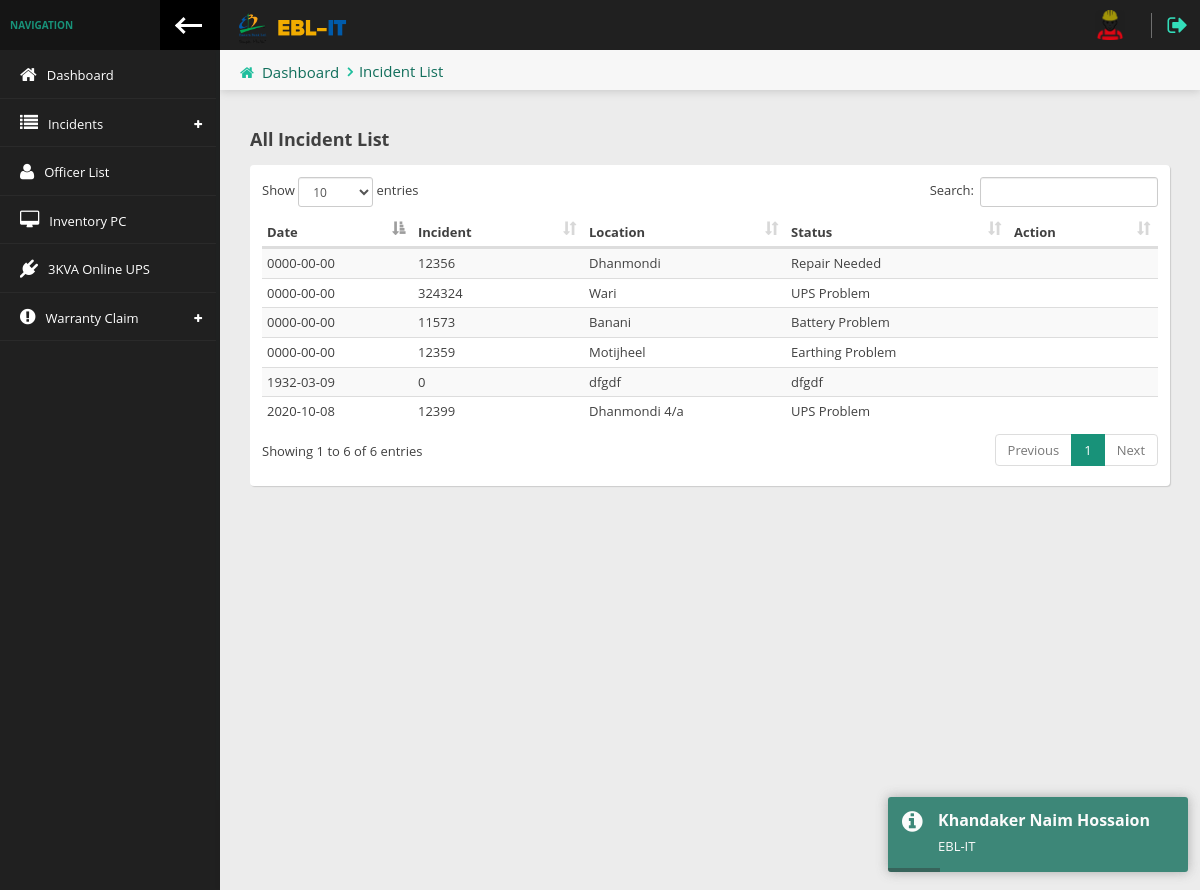
The page /wp-kiosk/incident.php (signed in) on the database its author committed.
### tables this page shows
CREATE TABLE `add_asset` (
  `Sl` tinyint(5) NOT NULL,
  `Date` date NOT NULL,
  `Incident` int(8) NOT NULL,
  `Location` varchar(50) NOT NULL,
  `Status` varchar(50) NOT NULL,
  `Date_Time` timestamp NOT NULL DEFAULT current_timestamp() ON UPDATE current_timestamp()
);

### wp-kiosk/incident.php (the view)
<?php require_once 'header.php'; ?>
    <div class="content-header">
        <div class="leftside-content-header">
            <ul class="breadcrumbs">
                <li><i class="fa fa-home" aria-hidden="true"></i><a href="#">Dashboard</a></li>
                <li><a href="javascript:avoid(0)">Incident List</a></li>
            </ul>
        </div>
    </div>
    <div class="row animated fadeInUp">
        <div class="col-sm-12">
            <h4 class="section-subtitle"><b>All Incident List</b></h4>
            <div class="panel">
                <div class="panel-content">
                    <div class="table-responsive">
                        <table id="basic-table" class="data-table table table-striped nowrap table-hover" cellspacing="0" width="100%">
                            <thead>
                            <tr>
                                <th>Date</th>
                                <th>Incident</th>
                                <th>Location</th>
                                <th>Status</th>
                                <th>Action</th>
                            </tr>
                            </thead>
                            <tbody>
                            <?php
                            $result = mysqli_query($con, "SELECT * FROM add_asset");
                            while ($row = mysqli_fetch_assoc($result)){
                                ?>
                                <tr>
                                    <td><?= $row['Date'] ?></td>
                                    <td><?= $row['Incident'] ?></td>
                                    <td><?= $row['Location'] ?></td>
                                    <td><?= $row['Status'] ?></td>
                                    <td></td>
                                </tr>
                                <?php
                            }
                            ?>
                            </tbody>
                        </table>
                    </div>
                </div>
            </div>
        </div>
    </div>
<?php require_once 'footer.php'; ?>

### rows shown on the page
add_asset: Date "0000-00-00", Incident "12356", Location "Dhanmondi", Status "Repair Needed"
add_asset: Date "0000-00-00", Incident "324324", Location "Wari", Status "UPS Problem"
add_asset: Date "0000-00-00", Incident "11573", Location "Banani", Status "Battery Problem"
add_asset: Date "0000-00-00", Incident "12359", Location "Motijheel", Status "Earthing Problem"
add_asset: Date "2020-10-08", Incident "12399", Location "Dhanmondi 4/a", Status "UPS Problem"
add_asset: Date "1932-03-09", Incident "0", Location "dfgdf", Status "dfgdf"
